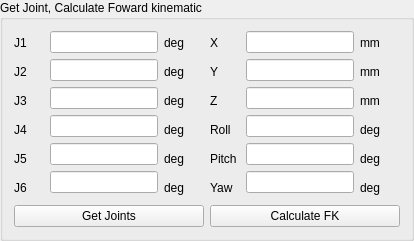
   <widget class="QGroupBox" name="groupBox_2">
    <property name="geometry">
     <rect>
      <x>430</x>
      <y>300</y>
      <width>411</width>
      <height>241</height>
     </rect>
    </property>
    <property name="title">
     <string>Get Joint, Calculate Foward kinematic</string>
    </property>
    <layout class="QHBoxLayout" name="horizontalLayout_12">
     <item>
      <layout class="QVBoxLayout" name="verticalLayout_21">
       <item>
        <layout class="QHBoxLayout" name="horizontalLayout_11">
         <item>
          <layout class="QVBoxLayout" name="verticalLayout_14">
           <item>
            <widget class="QLabel" name="label_46">
             <property name="sizePolicy">
              <sizepolicy hsizetype="Maximum" vsizetype="Preferred">
               <horstretch>0</horstretch>
               <verstretch>0</verstretch>
              </sizepolicy>
             </property>
             <property name="minimumSize">
              <size>
               <width>30</width>
               <height>0</height>
              </size>
             </property>
             <property name="text">
              <string>J1</string>
             </property>
            </widget>
           </item>
           <item>
            <widget class="QLabel" name="label_47">
             <property name="sizePolicy">
              <sizepolicy hsizetype="Maximum" vsizetype="Preferred">
               <horstretch>0</horstretch>
               <verstretch>0</verstretch>
              </sizepolicy>
             </property>
             <property name="text">
              <string>J2</string>
             </property>
            </widget>
           </item>
           <item>
            <widget class="QLabel" name="label_48">
             <property name="sizePolicy">
              <sizepolicy hsizetype="Maximum" vsizetype="Preferred">
               <horstretch>0</horstretch>
               <verstretch>0</verstretch>
              </sizepolicy>
             </property>
             <property name="text">
              <string>J3</string>
             </property>
            </widget>
           </item>
           <item>
            <widget class="QLabel" name="label_49">
             <property name="sizePolicy">
              <sizepolicy hsizetype="Maximum" vsizetype="Preferred">
               <horstretch>0</horstretch>
               <verstretch>0</verstretch>
              </sizepolicy>
             </property>
             <property name="text">
              <string>J4</string>
             </property>
            </widget>
           </item>
           <item>
            <widget class="QLabel" name="label_50">
             <property name="sizePolicy">
              <sizepolicy hsizetype="Minimum" vsizetype="Preferred">
               <horstretch>0</horstretch>
               <verstretch>0</verstretch>
              </sizepolicy>
             </property>
             <property name="minimumSize">
              <size>
               <width>0</width>
               <height>0</height>
              </size>
             </property>
             <property name="text">
              <string>J5</string>
             </property>
            </widget>
           </item>
           <item>
            <widget class="QLabel" name="label_51">
             <property name="sizePolicy">
              <sizepolicy hsizetype="Maximum" vsizetype="Preferred">
               <horstretch>0</horstretch>
               <verstretch>0</verstretch>
              </sizepolicy>
             </property>
             <property name="text">
              <string>J6</string>
             </property>
            </widget>
           </item>
          </layout>
         </item>
         <item>
          <layout class="QVBoxLayout" name="verticalLayout_15">
           <item>
            <widget class="QLineEdit" name="txt_j1">
             <property name="sizePolicy">
              <sizepolicy hsizetype="MinimumExpanding" vsizetype="Fixed">
               <horstretch>0</horstretch>
               <verstretch>0</verstretch>
              </sizepolicy>
             </property>
            </widget>
           </item>
           <item>
            <widget class="QLineEdit" name="txt_j2">
             <property name="sizePolicy">
              <sizepolicy hsizetype="MinimumExpanding" vsizetype="Fixed">
               <horstretch>0</horstretch>
               <verstretch>0</verstretch>
              </sizepolicy>
             </property>
            </widget>
           </item>
           <item>
            <widget class="QLineEdit" name="txt_j3">
             <property name="sizePolicy">
              <sizepolicy hsizetype="MinimumExpanding" vsizetype="Fixed">
               <horstretch>0</horstretch>
               <verstretch>0</verstretch>
              </sizepolicy>
             </property>
            </widget>
           </item>
           <item>
            <widget class="QLineEdit" name="txt_j4">
             <property name="sizePolicy">
              <sizepolicy hsizetype="MinimumExpanding" vsizetype="Fixed">
               <horstretch>0</horstretch>
               <verstretch>0</verstretch>
              </sizepolicy>
             </property>
            </widget>
           </item>
           <item>
            <widget class="QLineEdit" name="txt_j5">
             <property name="sizePolicy">
              <sizepolicy hsizetype="MinimumExpanding" vsizetype="Fixed">
               <horstretch>0</horstretch>
               <verstretch>0</verstretch>
              </sizepolicy>
             </property>
            </widget>
           </item>
           <item>
            <widget class="QLineEdit" name="txt_j6">
             <property name="sizePolicy">
              <sizepolicy hsizetype="MinimumExpanding" vsizetype="Fixed">
               <horstretch>0</horstretch>
               <verstretch>0</verstretch>
              </sizepolicy>
             </property>
            </widget>
           </item>
          </layout>
         </item>
         <item>
          <layout class="QVBoxLayout" name="verticalLayout_22">
           <item>
            <widget class="QLabel" name="label_52">
             <property name="sizePolicy">
              <sizepolicy hsizetype="Preferred" vsizetype="Preferred">
               <horstretch>0</horstretch>
               <verstretch>0</verstretch>
              </sizepolicy>
             </property>
             <property name="minimumSize">
              <size>
               <width>40</width>
               <height>0</height>
              </size>
             </property>
             <property name="text">
              <string>deg</string>
             </property>
            </widget>
           </item>
           <item>
            <widget class="QLabel" name="label_53">
             <property name="sizePolicy">
              <sizepolicy hsizetype="Preferred" vsizetype="Preferred">
               <horstretch>0</horstretch>
               <verstretch>0</verstretch>
              </sizepolicy>
             </property>
             <property name="text">
              <string>deg</string>
             </property>
            </widget>
           </item>
           <item>
            <widget class="QLabel" name="label_54">
             <property name="sizePolicy">
              <sizepolicy hsizetype="Preferred" vsizetype="Preferred">
               <horstretch>0</horstretch>
               <verstretch>0</verstretch>
              </sizepolicy>
             </property>
             <property name="text">
              <string>deg</string>
             </property>
            </widget>
           </item>
           <item>
            <widget class="QLabel" name="label_55">
             <property name="sizePolicy">
              <sizepolicy hsizetype="Preferred" vsizetype="Preferred">
               <horstretch>0</horstretch>
               <verstretch>0</verstretch>
              </sizepolicy>
             </property>
             <property name="text">
              <string>deg</string>
             </property>
            </widget>
           </item>
           <item>
            <widget class="QLabel" name="label_56">
             <property name="sizePolicy">
              <sizepolicy hsizetype="Preferred" vsizetype="Preferred">
               <horstretch>0</horstretch>
               <verstretch>0</verstretch>
              </sizepolicy>
             </property>
             <property name="minimumSize">
              <size>
               <width>0</width>
               <height>0</height>
              </size>
             </property>
             <property name="text">
              <string>deg</string>
             </property>
            </widget>
           </item>
           <item>
            <widget class="QLabel" name="label_57">
             <property name="sizePolicy">
              <sizepolicy hsizetype="Preferred" vsizetype="Preferred">
               <horstretch>0</horstretch>
               <verstretch>0</verstretch>
              </sizepolicy>
             </property>
             <property name="text">
              <string>deg</string>
             </property>
            </widget>
           </item>
          </layout>
         </item>
        </layout>
       </item>
       <item>
        <widget class="QPushButton" name="btn_get_joint">
         <property name="text">
          <string>Get Joints</string>
         </property>
        </widget>
       </item>
      </layout>
     </item>
     <item>
      <layout class="QVBoxLayout" name="verticalLayout_23">
       <item>
        <layout class="QHBoxLayout" name="horizontalLayout_9">
         <item>
          <layout class="QVBoxLayout" name="verticalLayout_16">
           <item>
            <widget class="QLabel" name="label_62">
             <property name="text">
              <string>X</string>
             </property>
            </widget>
           </item>
           <item>
            <widget class="QLabel" name="label_59">
             <property name="text">
              <string>Y</string>
             </property>
            </widget>
           </item>
           <item>
            <widget class="QLabel" name="label_61">
             <property name="text">
              <string>Z</string>
             </property>
            </widget>
           </item>
           <item>
            <widget class="QLabel" name="label_60">
             <property name="text">
              <string>Roll</string>
             </property>
            </widget>
           </item>
           <item>
            <widget class="QLabel" name="label_63">
             <property name="minimumSize">
              <size>
               <width>30</width>
               <height>0</height>
              </size>
             </property>
             <property name="text">
              <string>Pitch</string>
             </property>
            </widget>
           </item>
           <item>
            <widget class="QLabel" name="label_58">
             <property name="text">
              <string>Yaw</string>
             </property>
            </widget>
           </item>
          </layout>
         </item>
         <item>
          <layout class="QVBoxLayout" name="verticalLayout_18">
           <item>
            <widget class="QLineEdit" name="fk_x">
             <property name="sizePolicy">
              <sizepolicy hsizetype="MinimumExpanding" vsizetype="Fixed">
               <horstretch>0</horstretch>
               <verstretch>0</verstretch>
              </sizepolicy>
             </property>
            </widget>
           </item>
           <item>
            <widget class="QLineEdit" name="fk_y">
             <property name="sizePolicy">
              <sizepolicy hsizetype="MinimumExpanding" vsizetype="Fixed">
               <horstretch>0</horstretch>
               <verstretch>0</verstretch>
              </sizepolicy>
             </property>
            </widget>
           </item>
           <item>
            <widget class="QLineEdit" name="fk_z">
             <property name="sizePolicy">
              <sizepolicy hsizetype="MinimumExpanding" vsizetype="Fixed">
               <horstretch>0</horstretch>
               <verstretch>0</verstretch>
              </sizepolicy>
             </property>
            </widget>
           </item>
           <item>
            <widget class="QLineEdit" name="fk_rx">
             <property name="sizePolicy">
              <sizepolicy hsizetype="MinimumExpanding" vsizetype="Fixed">
               <horstretch>0</horstretch>
               <verstretch>0</verstretch>
              </sizepolicy>
             </property>
            </widget>
           </item>
           <item>
            <widget class="QLineEdit" name="fk_ry">
             <property name="sizePolicy">
              <sizepolicy hsizetype="MinimumExpanding" vsizetype="Fixed">
               <horstretch>0</horstretch>
               <verstretch>0</verstretch>
              </sizepolicy>
             </property>
            </widget>
           </item>
           <item>
            <widget class="QLineEdit" name="fk_rz">
             <property name="sizePolicy">
              <sizepolicy hsizetype="MinimumExpanding" vsizetype="Fixed">
               <horstretch>0</horstretch>
               <verstretch>0</verstretch>
              </sizepolicy>
             </property>
            </widget>
           </item>
          </layout>
         </item>
         <item>
          <layout class="QVBoxLayout" name="verticalLayout_25">
           <item>
            <widget class="QLabel" name="label_64">
             <property name="sizePolicy">
              <sizepolicy hsizetype="Preferred" vsizetype="Preferred">
               <horstretch>0</horstretch>
               <verstretch>0</verstretch>
              </sizepolicy>
             </property>
             <property name="minimumSize">
              <size>
               <width>40</width>
               <height>0</height>
              </size>
             </property>
             <property name="text">
              <string>mm</string>
             </property>
            </widget>
           </item>
           <item>
            <widget class="QLabel" name="label_65">
             <property name="sizePolicy">
              <sizepolicy hsizetype="Preferred" vsizetype="Preferred">
               <horstretch>0</horstretch>
               <verstretch>0</verstretch>
              </sizepolicy>
             </property>
             <property name="text">
              <string>mm</string>
             </property>
            </widget>
           </item>
           <item>
            <widget class="QLabel" name="label_66">
             <property name="sizePolicy">
              <sizepolicy hsizetype="Preferred" vsizetype="Preferred">
               <horstretch>0</horstretch>
               <verstretch>0</verstretch>
              </sizepolicy>
             </property>
             <property name="text">
              <string>mm</string>
             </property>
            </widget>
           </item>
           <item>
            <widget class="QLabel" name="label_67">
             <property name="sizePolicy">
              <sizepolicy hsizetype="Preferred" vsizetype="Preferred">
               <horstretch>0</horstretch>
               <verstretch>0</verstretch>
              </sizepolicy>
             </property>
             <property name="text">
              <string>deg</string>
             </property>
            </widget>
           </item>
           <item>
            <widget class="QLabel" name="label_68">
             <property name="sizePolicy">
              <sizepolicy hsizetype="Preferred" vsizetype="Preferred">
               <horstretch>0</horstretch>
               <verstretch>0</verstretch>
              </sizepolicy>
             </property>
             <property name="minimumSize">
              <size>
               <width>0</width>
               <height>0</height>
              </size>
             </property>
             <property name="text">
              <string>deg</string>
             </property>
            </widget>
           </item>
           <item>
            <widget class="QLabel" name="label_69">
             <property name="sizePolicy">
              <sizepolicy hsizetype="Preferred" vsizetype="Preferred">
               <horstretch>0</horstretch>
               <verstretch>0</verstretch>
              </sizepolicy>
             </property>
             <property name="text">
              <string>deg</string>
             </property>
            </widget>
           </item>
          </layout>
         </item>
        </layout>
       </item>
       <item>
        <widget class="QPushButton" name="fk_calculate">
         <property name="text">
          <string>Calculate FK</string>
         </property>
        </widget>
       </item>
      </layout>
     </item>
    </layout>
   </widget>
